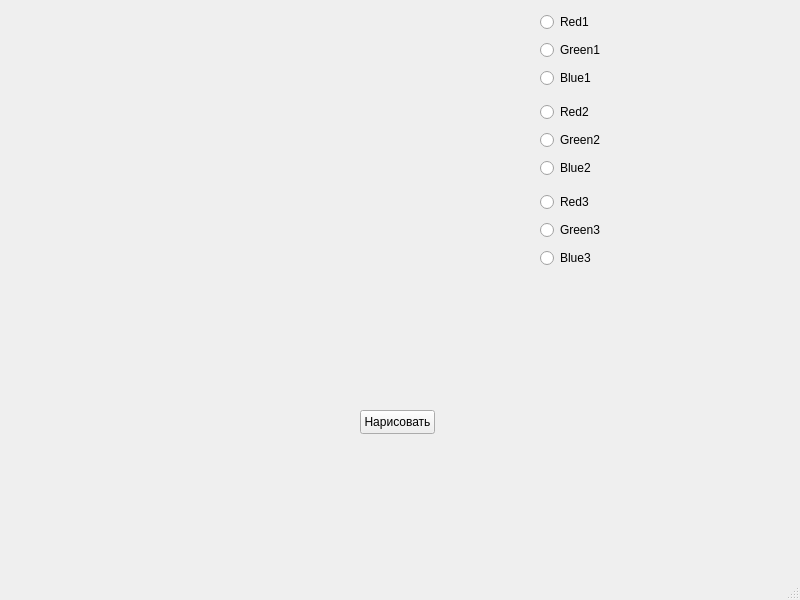
<?xml version="1.0" encoding="UTF-8"?>
<ui version="4.0">
 <class>MainWindow</class>
 <widget class="QMainWindow" name="MainWindow">
  <property name="geometry">
   <rect>
    <x>0</x>
    <y>0</y>
    <width>800</width>
    <height>600</height>
   </rect>
  </property>
  <property name="windowTitle">
   <string>MainWindow</string>
  </property>
  <widget class="QWidget" name="centralwidget">
   <widget class="QWidget" name="gridLayoutWidget">
    <property name="geometry">
     <rect>
      <x>310</x>
      <y>50</y>
      <width>160</width>
      <height>80</height>
     </rect>
    </property>
    <layout class="QGridLayout" name="gridLayout">
     <item row="1" column="0">
      <widget class="QLabel" name="label">
       <property name="text">
        <string/>
       </property>
      </widget>
     </item>
     <item row="0" column="0">
      <widget class="QLabel" name="label_2">
       <property name="text">
        <string/>
       </property>
      </widget>
     </item>
     <item row="2" column="0">
      <widget class="QLabel" name="label_3">
       <property name="text">
        <string/>
       </property>
      </widget>
     </item>
    </layout>
   </widget>
   <widget class="QWidget" name="verticalLayoutWidget">
    <property name="geometry">
     <rect>
      <x>540</x>
      <y>10</y>
      <width>160</width>
      <height>80</height>
     </rect>
    </property>
    <layout class="QVBoxLayout" name="verticalLayout">
     <item>
      <widget class="QRadioButton" name="radioButton">
       <property name="text">
        <string>Red1</string>
       </property>
      </widget>
     </item>
     <item>
      <widget class="QRadioButton" name="radioButton_2">
       <property name="text">
        <string>Green1</string>
       </property>
      </widget>
     </item>
     <item>
      <widget class="QRadioButton" name="radioButton_3">
       <property name="text">
        <string>Blue1</string>
       </property>
      </widget>
     </item>
    </layout>
   </widget>
   <widget class="QWidget" name="verticalLayoutWidget_2">
    <property name="geometry">
     <rect>
      <x>540</x>
      <y>100</y>
      <width>160</width>
      <height>80</height>
     </rect>
    </property>
    <layout class="QVBoxLayout" name="verticalLayout_2">
     <item>
      <widget class="QRadioButton" name="radioButton_4">
       <property name="text">
        <string>Red2</string>
       </property>
      </widget>
     </item>
     <item>
      <widget class="QRadioButton" name="radioButton_5">
       <property name="text">
        <string>Green2</string>
       </property>
      </widget>
     </item>
     <item>
      <widget class="QRadioButton" name="radioButton_6">
       <property name="text">
        <string>Blue2</string>
       </property>
      </widget>
     </item>
    </layout>
   </widget>
   <widget class="QWidget" name="verticalLayoutWidget_3">
    <property name="geometry">
     <rect>
      <x>540</x>
      <y>190</y>
      <width>160</width>
      <height>80</height>
     </rect>
    </property>
    <layout class="QVBoxLayout" name="verticalLayout_3">
     <item>
      <widget class="QRadioButton" name="radioButton_7">
       <property name="text">
        <string>Red3</string>
       </property>
      </widget>
     </item>
     <item>
      <widget class="QRadioButton" name="radioButton_8">
       <property name="text">
        <string>Green3</string>
       </property>
      </widget>
     </item>
     <item>
      <widget class="QRadioButton" name="radioButton_9">
       <property name="text">
        <string>Blue3</string>
       </property>
      </widget>
     </item>
    </layout>
   </widget>
   <widget class="QPushButton" name="pushButton">
    <property name="geometry">
     <rect>
      <x>360</x>
      <y>410</y>
      <width>75</width>
      <height>24</height>
     </rect>
    </property>
    <property name="text">
     <string>Нарисовать</string>
    </property>
   </widget>
  </widget>
  <widget class="QMenuBar" name="menubar">
   <property name="geometry">
    <rect>
     <x>0</x>
     <y>0</y>
     <width>800</width>
     <height>22</height>
    </rect>
   </property>
  </widget>
  <widget class="QStatusBar" name="statusbar"/>
 </widget>
 <resources/>
 <connections/>
</ui>
